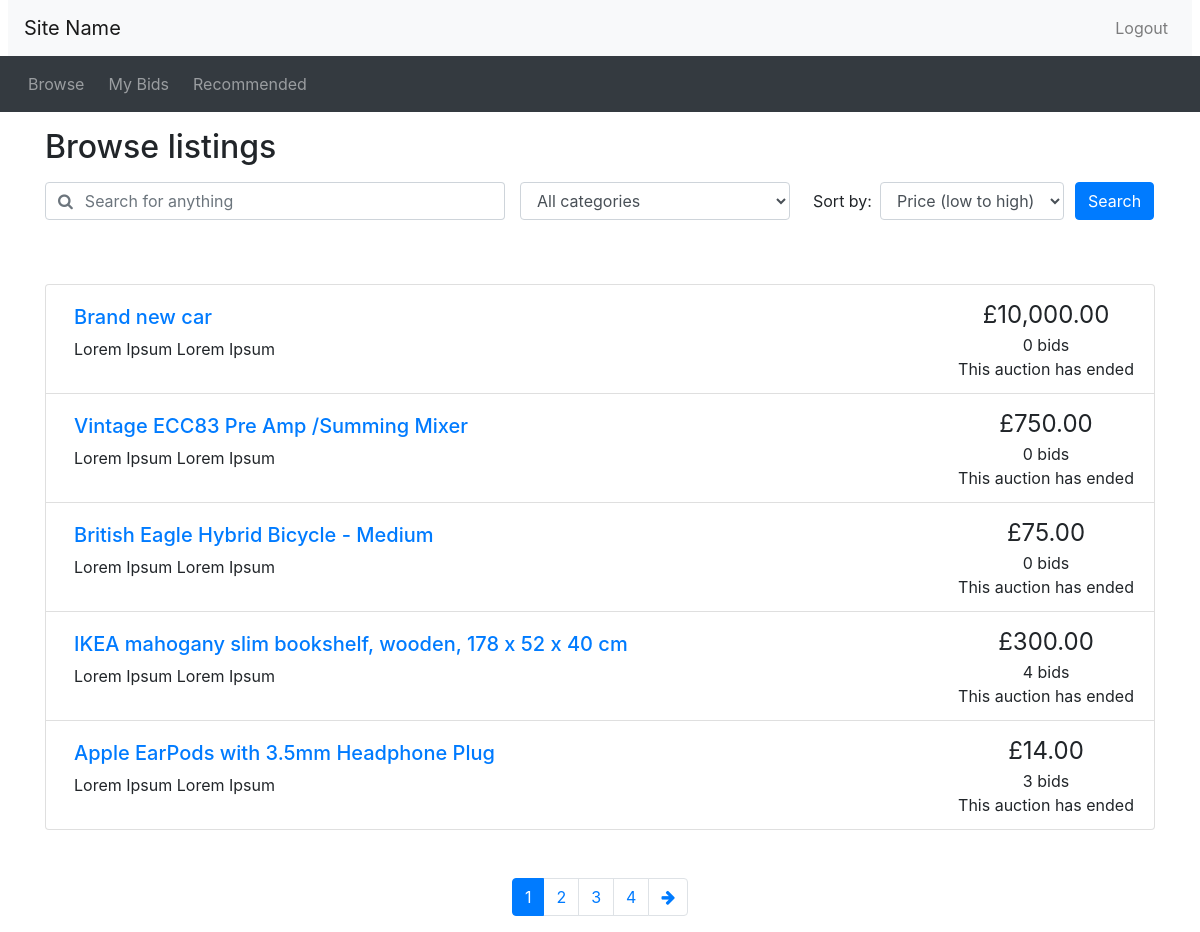
The app's page /browse.php (signed in) with its own data.
### tables this page shows
CREATE TABLE IF NOT EXISTS `listings` (
  `listing_id` int(11) NOT NULL AUTO_INCREMENT,
  `seller_id` int(11) DEFAULT NULL,
  `posttime` datetime DEFAULT NULL,
  `endtime` datetime DEFAULT NULL,
  `itemdescription` text,
  `item_title` text,
  `category` text,
  `reserveprice` decimal(10,2) DEFAULT NULL,
  `startprice` decimal(10,2) DEFAULT NULL,
  `finished` bit(1) DEFAULT NULL,
  PRIMARY KEY (`listing_id`),
  KEY `seller_id` (`seller_id`)
);

### utilities.php (the view, shortened to what this page needs)
<?php
function print_listing_li($item_id, $title, $desc, $price, $num_bids, $end_time)
{
  if (strlen($desc) > 250) {
    $desc_shortened = substr($desc, 0, 250) . '...';
  }
  else {
    $desc_shortened = $desc;
  }
  if ($num_bids == 1) {
    $bid = ' bid';
  }
  else {
    $bid = ' bids';
  }
  $now = new DateTime();
  if ($now > $end_time) {
    $time_remaining = 'This auction has ended';
  }
  else {
    $time_to_end = date_diff($now, $end_time);
    $time_remaining = display_time_remaining($time_to_end) . ' remaining';
  }
  echo('
    <li class="list-group-item d-flex justify-content-between">
    <div class="p-2 mr-5"><h5><a href="listing.php?item_id=' . $item_id . '">' . $title . '</a></h5>' . $desc_shortened . '</div>
    <div class="text-center text-nowrap"><span style="font-size: 1.5em">£' . number_format($price, 2) . '</span><br/>' . $num_bids . $bid . '<br/>' . $time_remaining . '</div>
  </li>'
  );
}
?>

### browse.php (shortened to what this page needs)
<?php include_once("header.php")?>
<?php require("utilities.php")?>
<div class="container">
<h2 class="my-3">Browse listings</h2>
<div id="searchSpecs">
<form method="get" action="browse.php">
  <div class="row">
    <div class="col-md-5 pr-0">
      <div class="form-group">
	    <div class="input-group">
          <div class="input-group-prepend">
            <span class="input-group-text bg-transparent pr-0 text-muted">
              <i class="fa fa-search"></i>
            </span>
          </div>
          <input type="text" class="form-control border-left-0" name="keyword" id="keyword" placeholder="Search for anything">
        </div>
      </div>
    </div>
    <div class="col-md-3 pr-0">
      <div class="form-group">
        <select class="form-control" id="cat" name="cat" >
          <option selected value="all">All categories</option>
        </select>
      </div>
    </div>
    <div class="col-md-3 pr-0">
      <div class="form-inline">
        <label class="mx-2" for="order_by">Sort by:</label>
        <select class="form-control" id="order_by" name="order_by">
          <option selected value="pricelow">Price (low to high)</option>
        </select>
      </div>
    </div>
    <div class="col-md-1 px-0">
      <button type="submit" class="btn btn-primary">Search</button>
    </div>
  </div>
</form>
</div>
</div>
<?php
	$results_per_page = 5;
	if (!isset($_GET['keyword']))
	{
		 $query = "SELECT DISTINCT listings.listing_id, listings.item_title, listings.itemdescription, bids.bidprice, listings.startprice, listings.endtime
FROM listings LEFT JOIN bids ON listings.listing_id=bids.listing_id WHERE item_title IS NOT NULL";
	}
	if (!isset($_GET['cat']))
	{
		 $query .= " AND category IS NOT NULL";
	}
	if (!isset($_GET['order_by']))
	{
		$query_ordered = $query . " ORDER BY listings.endtime LIMIT $results_per_page";
	}
	include 'opendb.php';
	$tmp = explode(" ",$query);
	$tmp[1] = "COUNT(DISTINCT listings.listing_id),";
	$tmp[2] = "";
	$num_query = implode(" ",$tmp);
	$num_result = mysqli_query($connection, $num_query)
			or die('Error making count query');
	$row = mysqli_fetch_array($num_result);
	$num_results = $row[0];
	$max_page = ceil($num_results / $results_per_page);
	if (!isset($_GET['page']))
		{
		$curr_page = 1;
	}
?>
<div class="container mt-5">
<ul class="list-group">
<?php
	$result = mysqli_query($connection, $query_ordered)
		or die('Error making select users query');
	while ($row = mysqli_fetch_array($result))
	{
		$count_bid_query = "SELECT COUNT(*) FROM bids WHERE listing_id = {$row['listing_id']}";
		$count_bid_result = mysqli_query($connection, $count_bid_query)
			or die('Error making top bid query');
		$bid_count = mysqli_fetch_array($count_bid_result);
		if ($bid_count[0] == 0) {
			print_listing_li($row['listing_id'], $row['item_title'], $row['itemdescription'], $row['startprice'], $bid_count[0], date_create($row['endtime']));
		}
		else {
			$top_bid_query = "SELECT MAX(bidprice) FROM bids WHERE listing_id = {$row['listing_id']}";
			$top_bid_result = mysqli_query($connection, $top_bid_query)
				or die('Error making top bid query');
		}
	}
?>
</ul>
<nav aria-label="Search results pages" class="mt-5">
  <ul class="pagination justify-content-center">
<?php
  $querystring = "";
  $high_page_boost = max(3 - $curr_page, 0);
  $low_page_boost = max(2 - ($max_page - $curr_page), 0);
  $low_page = max(1, $curr_page - 2 - $low_page_boost);
  $high_page = min($max_page, $curr_page + 2 + $high_page_boost);
  for ($i = $low_page; $i <= $high_page; $i++) {
    if ($i == $curr_page) {
      echo('
    <li class="page-item active">');
    }
    else {
      echo('
    <li class="page-item">');
    }
    echo('
      <a class="page-link" href="browse.php?' . $querystring . 'page=' . $i . '">' . $i . '</a>
    </li>');
  }
  if ($curr_page != $max_page) {
    echo('
    <li class="page-item">
      <a class="page-link" href="browse.php?' . $querystring . 'page=' . ($curr_page + 1) . '" aria-label="Next">
        <span aria-hidden="true"><i class="fa fa-arrow-right"></i></span>
        <span class="sr-only">Next</span>
      </a>
    </li>');
  }
?>
  </ul>
</nav>
</div>
<?php include_once("footer.php")?>

### records on screen
listings: item_title "Brand new car", itemdescription "Lorem Ipsum Lorem Ipsum", startprice "10,000.00", num_bids "0", bid "bids"
listings: item_title "Vintage ECC83 Pre Amp /Summing Mixer", itemdescription "Lorem Ipsum Lorem Ipsum", startprice "750.00", num_bids "0", bid "bids"
listings: item_title "British Eagle Hybrid Bicycle - Medium", itemdescription "Lorem Ipsum Lorem Ipsum", startprice "75.00", num_bids "0", bid "bids"
listings: item_title "IKEA mahogany slim bookshelf, wooden, 178 x 52 x 40 cm", itemdescription "Lorem Ipsum Lorem Ipsum", price "300.00", num_bids "4", bid "bids"
listings: item_title "Apple EarPods with 3.5mm Headphone Plug", itemdescription "Lorem Ipsum Lorem Ipsum", price "14.00", num_bids "3", bid "bids"
